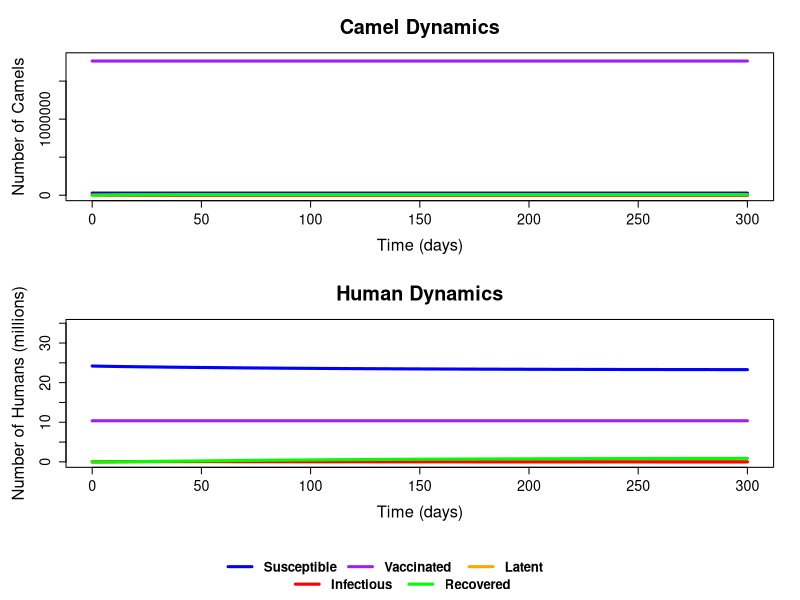
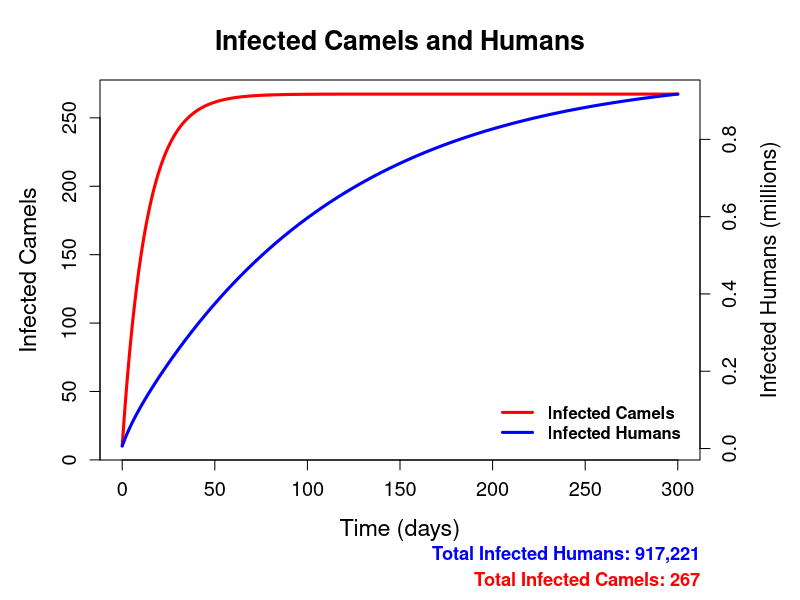

Write the R code that produced these figures, in order.

library(deSolve)
########################################################################

#Ordinary differential Equations
sveir <- function(Time, State, pars){
  with(as.list(c(State,pars)),{
    Nc <- Xc + Vc + Wc + Yc + Zc  # Total camel population
    dXc <- - 1 * betacc * Xc * Yc/Nc + omegac * Vc 
    dVc <- -omegac * Vc 
    dWc <- betacc * Xc * Yc / Nc - sigmac * Wc
    dYc <- sigmac * Wc - gammac * Yc
    dZc <- gammac * Yc 
    Nh <- Xh + Vh + Wh + Yh + Zh  # Total human population
    dXh <- - 1 * betahh * Xh * Yh/Nh - 1 * betahc * Xh * Yc/Nc + omegah * Vh 
    dVh <- -omegah * Vh 
    dWh <- betahh * Xh * Yh / Nh + betahc * Xh * Yc / Nc - sigmah * Wh
    dYh <- sigmah * Wh - gammah * Yh - muh * Yh
    dZh <- gammah * Yh 
    return(list(c(dXc, dVc, dWc, dYc, dZc, dXh, dVh, dWh, dYh, dZh)))
  })
}

param_table <- read.csv("Data.csv", sep = ";", stringsAsFactors = FALSE)

run_index <- 10

if (run_index < 1 || run_index > nrow(param_table)) {
  stop("Invalid run index. Please choose a number between 1 and ", nrow(param_table))
}

row <- param_table[run_index, ]

cat("\n--- Running scenario", run_index, "---\n")

# Extract and construct parameter vector for the model
pars <- c(
  betacc = row$betacc,
  omegac = row$omegac,
  sigmac = row$sigmac,
  gammac = row$gammac,
  betahh = row$betahh,
  betahc = row$betahc,
  omegah = row$omegah,
  sigmah = row$sigmah,
  gammah = row$gammah,
  muh = row$muh
)

# Initial values from selected row
N0c <- row$N0c
pc  <- row$pc
Y0c <- row$Y0c
Z0c <- row$Z0c
W0c <- row$W0c
V0c <- pc * N0c
X0c <- (1 - pc) * N0c - Y0c - Z0c - W0c

N0h <- row$N0h
ph  <- row$ph
Y0h <- row$Y0h
Z0h <- row$Z0h
W0h <- row$W0h
V0h <- ph * N0h
X0h <- (1 - ph) * N0h - Y0h - Z0h - W0h

init <- c(Xc = X0c, Vc = V0c, Wc = W0c, Yc = Y0c, Zc = Z0c,
          Xh = X0h, Vh = V0h, Wh = W0h, Yh = Y0h, Zh = Z0h)

# Print parameter values
cat("Parameters used in the model run:\n")
print(pars)

# Print initial conditions
cat("\nInitial values used:\n")
print(init)

# Time settings
dt <- 0.5
sim_duration <- 300
times <- seq(0, sim_duration, by = dt)

# Solve ODEs
ode.out <- ode(init, times, sveir, pars)

# Reset graphics device safely
try(dev.off(), silent = TRUE)

# Set up a 3-row layout: 1 = Camel plot, 2 = Human plot, 3 = legend
layout(matrix(c(1, 2, 3), nrow = 3, byrow = TRUE), heights = c(4, 4, 1))

# Camel Dynamics Plot
par(mar = c(5, 5, 4, 2), cex.lab = 1.5, cex.axis = 1.3, cex.main = 1.8)
plot(ode.out[, 1], ode.out[, 2], type = "l", col = "blue", lwd = 3,
     ylim = c(0, N0c),
     xlab = "Time (days)", ylab = "Number of Camels",
     main = "Camel Dynamics")
lines(ode.out[, 1], ode.out[, 3], col = "purple", lwd = 3)
lines(ode.out[, 1], ode.out[, 4], col = "orange", lwd = 3)
lines(ode.out[, 1], ode.out[, 5], col = "red", lwd = 3)
lines(ode.out[, 1], ode.out[, 6], col = "green", lwd = 3)

# Human Dynamics Plot
par(mar = c(5, 5, 4, 2))
plot(ode.out[, 1], ode.out[, 7] / 1e6, type = "l", col = "blue", lwd = 3,
     ylim = c(0, N0h / 1e6),
     xlab = "Time (days)", ylab = "Number of Humans (millions)",
     main = "Human Dynamics")
lines(ode.out[, 1], ode.out[, 8] / 1e6, col = "purple", lwd = 3)
lines(ode.out[, 1], ode.out[, 9] / 1e6, col = "orange", lwd = 3)
lines(ode.out[, 1], ode.out[, 10] / 1e6, col = "red", lwd = 3)
lines(ode.out[, 1], ode.out[, 11] / 1e6, col = "green", lwd = 3)

# --- Unified Legend in Two Rows ---
par(mar = c(0, 0, 0, 0))
plot.new()

# Split legend text and colors into two rows
legend_labels_row1 <- c("Susceptible", "Vaccinated", "Latent")
legend_colors_row1 <- c("blue", "purple", "orange")

legend_labels_row2 <- c("Infectious", "Recovered")
legend_colors_row2 <- c("red", "green")

# Plot both rows manually using `legend()` twice
legend("center", legend = legend_labels_row1,
       col = legend_colors_row1, lwd = 3, horiz = TRUE,
       cex = 1.2, bty = "n", text.font = 2, y.intersp = 1)

legend("bottom", legend = legend_labels_row2,
       col = legend_colors_row2, lwd = 3, horiz = TRUE,
       cex = 1.2, bty = "n", text.font = 2, y.intersp = 1)


# #plot X against Y
# plot(x = ode.out[,2], y = ode.out[,5], type = "l", xlab ="X", ylab ="Y")
# s <- seq(length(ode.out[,2])-1)
# arrows(x0 = ode.out[s,2], y0 = ode.out[s,5], x1 = ode.out[s + 1,2], y1 =
#          ode.out[s + 1 ,5],length = .075)

# Reset layout and margins 
par(mfrow = c(1, 1))
par(mar = c(7, 5, 4, 5))  # enough bottom margin for text
par(cex.lab = 1.4, cex.axis = 1.2, cex.main = 1.6)

# Time step 
dt <- times[2] - times[1]

# Total camel population over time
Nc_t <- ode.out[, "Xc"] + ode.out[, "Vc"] + ode.out[, "Wc"] + ode.out[, "Yc"] + ode.out[, "Zc"]

# New and cumulative camel infections
new_infections_c <- pars["betacc"] * ode.out[, "Xc"] * ode.out[, "Yc"] / Nc_t
cumulative_infections_c <- cumsum(new_infections_c * dt)
final_infections_c <- round(tail(cumulative_infections_c, 1))

# Total human population over time 
Nh_t <- ode.out[, "Xh"] + ode.out[, "Vh"] + ode.out[, "Wh"] + ode.out[, "Yh"] + ode.out[, "Zh"]

# New and cumulative human infections
new_infections_h <- pars["betahh"] * ode.out[, "Xh"] * ode.out[, "Yh"] / Nh_t +
  pars["betahc"] * ode.out[, "Xh"] * ode.out[, "Yc"] / Nc_t
cumulative_infections_h <- cumsum(new_infections_h * dt)
final_infections_h <- round(tail(cumulative_infections_h, 1))

# Plot cumulative infected camels (left axis) 
plot(ode.out[, "time"], cumulative_infections_c, type = "l", lwd = 3, col = "red",
     xlab = "Time (days)", ylab = "Infected Camels",
     main = "Infected Camels and Humans")

# Add cumulative infected humans (right axis, in millions) 
par(new = TRUE)
plot(ode.out[, "time"], cumulative_infections_h / 1e6, type = "l", lwd = 3, col = "blue",
     axes = FALSE, xlab = "", ylab = "")
axis(side = 4)
mtext("Infected Humans (millions)", side = 4, line = 3, cex = 1.3)

# Add legend at bottom right INSIDE the plot 
legend("bottomright",
       legend = c("Infected Camels", "Infected Humans"),
       col = c("red", "blue"), lwd = 3, bty = "n", text.font = 2, inset = c(0.02, 0.02))

# Display total values BELOW the plot, aligned right 
# Use 'usr' to get x and y limits for positioning text
usr <- par("usr")
x_pos <- usr[2]  # right x-axis limit
y_pos <- usr[3] - 0.1 * (usr[4] - usr[3])  # slightly below plot area

# Place totals with right alignment
mtext(text = paste("Total Infected Camels:", format(final_infections_c, big.mark = ",")),
      side = 1, line = 5.5, adj = 1, cex = 1.1, col = "red", font = 2)

mtext(text = paste("Total Infected Humans:", format(final_infections_h, big.mark = ",")),
      side = 1, line = 4.2, adj = 1, cex = 1.1, col = "blue", font = 2)
